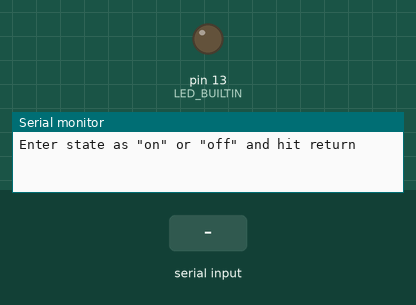
Simulated run of this sketch. Board: Arduino Uno, built with avr-gcc and run on an emulated ATmega328P. Shown: output pins drawn as LEDs (lit = HIGH), the last lines printed to the serial monitor. Inputs (shaded band) come from the test bench.

Above: at 1.2 s.
1.3 s: "on\n" received over Serial
At 2.0 s:
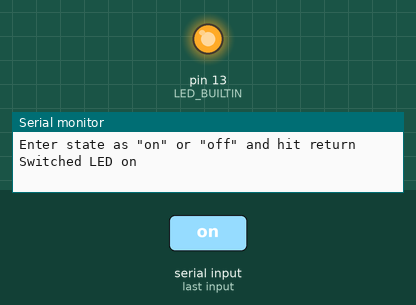
2.8 s: "off\n" received over Serial
At 3.1 s:
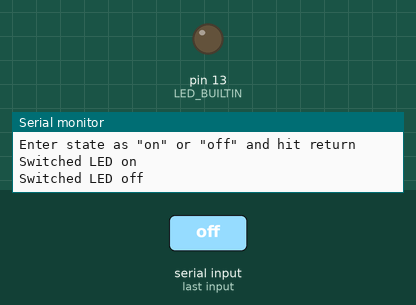
Timing chart, 0 to 5.8 s (numbered marks = the images above; inputs shaded):
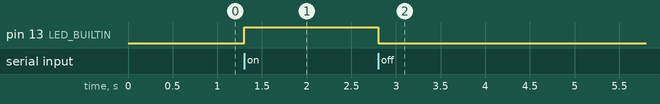

Measured:
- after the input at 1.3 s, pin 13 (LED_BUILTIN): LOW → HIGH at once
- after the input at 2.8 s, pin 13 (LED_BUILTIN): HIGH → LOW at once

The sketch:

BlinkSerialArduino.ino
```cpp
/* Test program for controlling LED via serial monitor */
/* Serial input aspects are based closely upon:
   http://forum.arduino.cc/index.php?topic=396450
   Example 4 - Receive a number as text and convert it to an int
   Modified to read a float */

const byte numChars = 32;
char receivedChars[numChars];   // an array to store the received data

boolean newData = false;
boolean state = false;

void setup()
{
    Serial.begin(115200);
    Serial.println("Enter state as \"on\" or \"off\" and hit return\n");
    pinMode(LED_BUILTIN, OUTPUT);
}

void loop()
{
    // Get data from the serial monitor
    recvWithEndMarker();
    if (newData)
    {
        if(strcmp(strlwr(receivedChars),"on")==0 || strcmp(strlwr(receivedChars),"on\r")==0)
        {
          digitalWrite(LED_BUILTIN,true);
          Serial.println("Switched LED on");
        }
        else if(strcmp(strlwr(receivedChars),"off")==0 || strcmp(strlwr(receivedChars),"off\r")==0)
        {
          digitalWrite(LED_BUILTIN,false);
          Serial.println("Switched LED off");
        }
        else
        {
           Serial.print("Unrecognised text: ");
           Serial.println(receivedChars);
           Serial.println(strlen(receivedChars));
        }
        newData=false;
    }
}

void recvWithEndMarker() {
    static byte ndx = 0;
    char endMarker = '\n';
    char charIn;

    while (Serial.available() > 0 && newData == false)
    {
        charIn = Serial.read();

        if (charIn != endMarker)
        {
            receivedChars[ndx] = charIn;
            ndx++;
            if (ndx >= numChars)
            {
                ndx = numChars - 1;
            }
        }
        else
        {
            receivedChars[ndx] = '\0'; // terminate the string
            ndx = 0;
            newData = true;
        }
    }
}
```
